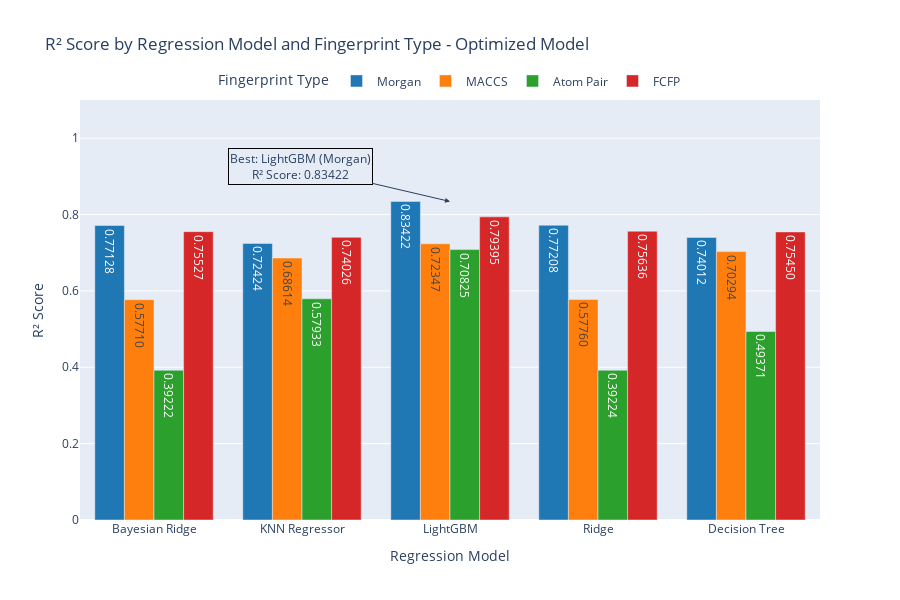
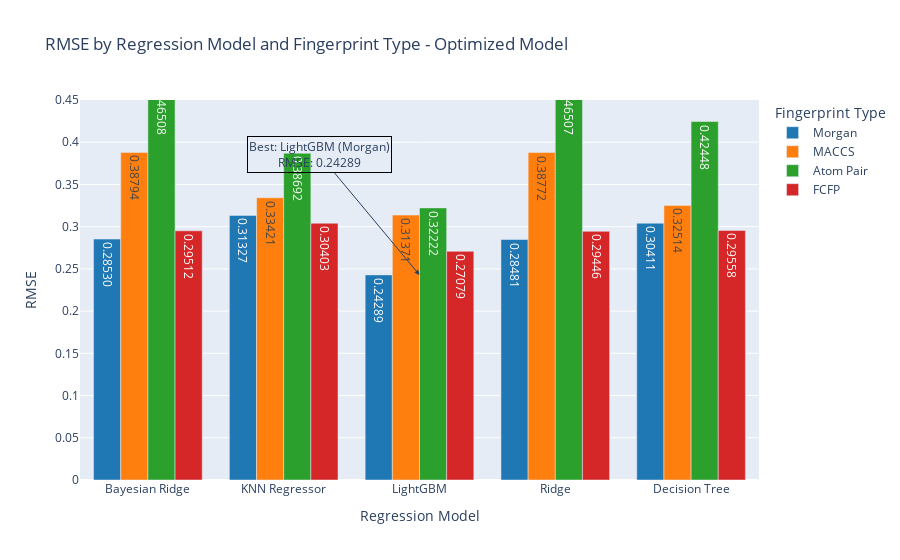
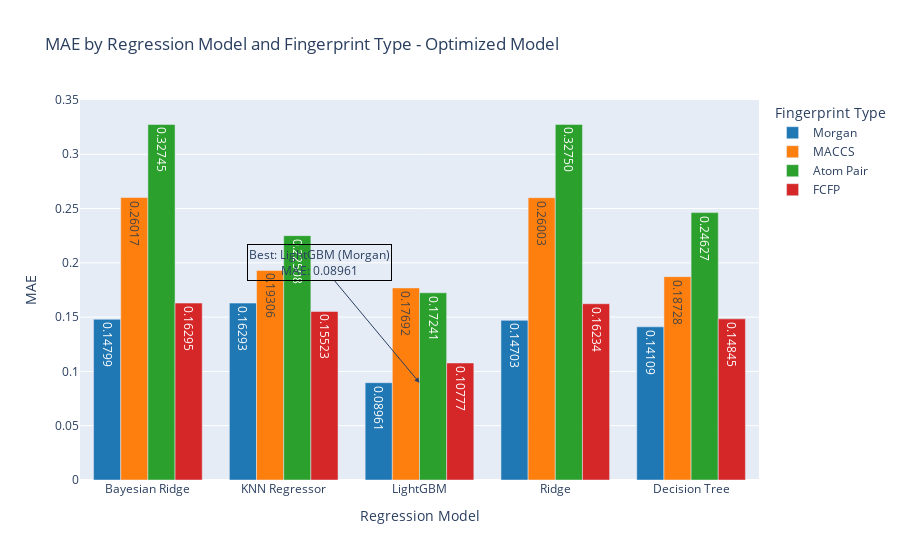

The notebook cell these images were saved under, in order:
### Code cell
import plotly.graph_objects as go
import pandas as pd

# Define colors
colors = ['#1f77b4', '#ff7f0e', '#2ca02c', '#d62728', '#9467bd', '#8c564b']

# Order of regression models
model_order = ['Bayesian Ridge', 'KNN Regressor', 'LightGBM', 'Ridge', 'Decision Tree']

# Find the best combinations for each metric
best_r2 = optimized_results_df.loc[optimized_results_df['R² Score'].idxmax()]
best_rmse = optimized_results_df.loc[optimized_results_df['RMSE'].idxmin()]
best_mae = optimized_results_df.loc[optimized_results_df['MAE'].idxmin()]

# Create traces for R² Score
fig_r2 = go.Figure()
for idx, fingerprint_type in enumerate(optimized_results_df['Fingerprint Type'].unique()):
    subset = optimized_results_df[optimized_results_df['Fingerprint Type'] == fingerprint_type]
    fig_r2.add_trace(go.Bar(
        x=subset['Regression Model'],
        y=subset['R² Score'],
        name=fingerprint_type,
        text=[f'{val:.5f}' for val in subset['R² Score']],
        textposition='inside',
        marker_color=colors[idx % len(colors)],
    ))

fig_r2.update_layout(
    title='R² Score by Regression Model and Fingerprint Type - Optimized Model',
    xaxis_title='Regression Model',
    yaxis_title='R² Score',
    barmode='group',
    yaxis=dict(range=[0, 1.1]),
    legend_title='Fingerprint Type',
    xaxis=dict(categoryorder='array', categoryarray=model_order),
    legend=dict(orientation="h", yanchor="top", y=1.08, xanchor="center", x=0.5),
    width=900, height=600
)

fig_r2.add_annotation(
    x=best_r2['Regression Model'],
    y=best_r2['R² Score'],
    text=f"Best: {best_r2['Regression Model']} ({best_r2['Fingerprint Type']})<br>R² Score: {best_r2['R² Score']:.5f}",
    showarrow=True,
    arrowhead=2,
    ax=-150,
    ay=-35,
    bordercolor="black",
    borderwidth=1
)

# Create traces for RMSE
fig_rmse = go.Figure()
for idx, fingerprint_type in enumerate(optimized_results_df['Fingerprint Type'].unique()):
    subset = optimized_results_df[optimized_results_df['Fingerprint Type'] == fingerprint_type]
    fig_rmse.add_trace(go.Bar(
        x=subset['Regression Model'],
        y=subset['RMSE'],
        name=fingerprint_type,
        text=[f'{val:.5f}' for val in subset['RMSE']],
        textposition='inside',
        marker_color=colors[idx % len(colors)],
    ))

fig_rmse.update_layout(
    title='RMSE by Regression Model and Fingerprint Type - Optimized Model',
    xaxis_title='Regression Model',
    yaxis_title='RMSE',
    barmode='group',
    yaxis=dict(range=[0, 0.45]),
    legend_title='Fingerprint Type',
    xaxis=dict(categoryorder='array', categoryarray=model_order)  # Set the order of models
)

fig_rmse.add_annotation(
    x=best_rmse['Regression Model'],
    y=best_rmse['RMSE'],
    text=f"Best: {best_rmse['Regression Model']} ({best_rmse['Fingerprint Type']})<br>RMSE: {best_rmse['RMSE']:.5f}",
    showarrow=True,
    arrowhead=2,
    ax=-100,
    ay=-120,
    bordercolor="black",
    borderwidth=1
)

# Create traces for MAE
fig_mae = go.Figure()
for idx, fingerprint_type in enumerate(optimized_results_df['Fingerprint Type'].unique()):
    subset = optimized_results_df[optimized_results_df['Fingerprint Type'] == fingerprint_type]
    fig_mae.add_trace(go.Bar(
        x=subset['Regression Model'],
        y=subset['MAE'],
        name=fingerprint_type,
        text=[f'{val:.5f}' for val in subset['MAE']],
        textposition='inside',
        marker_color=colors[idx % len(colors)],
    ))

fig_mae.update_layout(
    title='MAE by Regression Model and Fingerprint Type - Optimized Model',
    xaxis_title='Regression Model',
    yaxis_title='MAE',
    barmode='group',
    yaxis=dict(range=[0, 0.35]),
    legend_title='Fingerprint Type',
    xaxis=dict(categoryorder='array', categoryarray=model_order)  # Set the order of models
)

fig_mae.add_annotation(
    x=best_mae['Regression Model'],
    y=best_mae['MAE'],
    text=f"Best: {best_mae['Regression Model']} ({best_mae['Fingerprint Type']})<br>MAE: {best_mae['MAE']:.5f}",
    showarrow=True,
    arrowhead=2,
    ax=-100,
    ay=-120,
    bordercolor="black",
    borderwidth=1
)

# Show the plots
fig_r2.show()
fig_rmse.show()
fig_mae.show()

### Figure 1 — Plotly figure (JSON) as saved in the notebook; plotly's stock layout.template omitted (floating-point values rounded to 4 significant figures)
{"data": [{"marker": {"color": "#1f77b4"}, "name": "Morgan", "text": ["0.83422", "0.77128", "0.72424", "0.77208", "0.74012"], "textposition": "inside", "type": "bar", "x": ["LightGBM", "Bayesian Ridge", "KNN Regressor", "Ridge", "Decision Tree"], "y": [0.8342, 0.7713, 0.7242, 0.7721, 0.7401]}, {"marker": {"color": "#ff7f0e"}, "name": "MACCS", "text": ["0.72347", "0.57710", "0.68614", "0.57760", "0.70294"], "textposition": "inside", "type": "bar", "x": ["LightGBM", "Bayesian Ridge", "KNN Regressor", "Ridge", "Decision Tree"], "y": [0.7235, 0.5771, 0.6861, 0.5776, 0.7029]}, {"marker": {"color": "#2ca02c"}, "name": "Atom Pair", "text": ["0.70825", "0.39222", "0.57933", "0.39224", "0.49371"], "textposition": "inside", "type": "bar", "x": ["LightGBM", "Bayesian Ridge", "KNN Regressor", "Ridge", "Decision Tree"], "y": [0.7083, 0.3922, 0.5793, 0.3922, 0.4937]}, {"marker": {"color": "#d62728"}, "name": "FCFP", "text": ["0.79395", "0.75527", "0.74026", "0.75636", "0.75450"], "textposition": "inside", "type": "bar", "x": ["LightGBM", "Bayesian Ridge", "KNN Regressor", "Ridge", "Decision Tree"], "y": [0.7939, 0.7553, 0.7403, 0.7564, 0.7545]}], "layout": {"annotations": [{"arrowhead": 2, "ax": -150, "ay": -35, "bordercolor": "black", "borderwidth": 1, "showarrow": true, "text": "Best: LightGBM (Morgan)<br>R² Score: 0.83422", "x": "LightGBM", "y": 0.8342}], "barmode": "group", "height": 600, "legend": {"orientation": "h", "title": {"text": "Fingerprint Type"}, "x": 0.5, "xanchor": "center", "y": 1.08, "yanchor": "top"}, "title": {"text": "R² Score by Regression Model and Fingerprint Type - Optimized Model"}, "width": 900, "xaxis": {"categoryarray": ["Bayesian Ridge", "KNN Regressor", "LightGBM", "Ridge", "Decision Tree"], "categoryorder": "array", "title": {"text": "Regression Model"}}, "yaxis": {"range": [0, 1.1], "title": {"text": "R² Score"}}}}

### Figure 2 — Plotly figure (JSON) as saved in the notebook; plotly's stock layout.template omitted (floating-point values rounded to 4 significant figures)
{"data": [{"marker": {"color": "#1f77b4"}, "name": "Morgan", "text": ["0.24289", "0.28530", "0.31327", "0.28481", "0.30411"], "textposition": "inside", "type": "bar", "x": ["LightGBM", "Bayesian Ridge", "KNN Regressor", "Ridge", "Decision Tree"], "y": [0.2429, 0.2853, 0.3133, 0.2848, 0.3041]}, {"marker": {"color": "#ff7f0e"}, "name": "MACCS", "text": ["0.31371", "0.38794", "0.33421", "0.38772", "0.32514"], "textposition": "inside", "type": "bar", "x": ["LightGBM", "Bayesian Ridge", "KNN Regressor", "Ridge", "Decision Tree"], "y": [0.3137, 0.3879, 0.3342, 0.3877, 0.3251]}, {"marker": {"color": "#2ca02c"}, "name": "Atom Pair", "text": ["0.32222", "0.46508", "0.38692", "0.46507", "0.42448"], "textposition": "inside", "type": "bar", "x": ["LightGBM", "Bayesian Ridge", "KNN Regressor", "Ridge", "Decision Tree"], "y": [0.3222, 0.4651, 0.3869, 0.4651, 0.4245]}, {"marker": {"color": "#d62728"}, "name": "FCFP", "text": ["0.27079", "0.29512", "0.30403", "0.29446", "0.29558"], "textposition": "inside", "type": "bar", "x": ["LightGBM", "Bayesian Ridge", "KNN Regressor", "Ridge", "Decision Tree"], "y": [0.2708, 0.2951, 0.304, 0.2945, 0.2956]}], "layout": {"annotations": [{"arrowhead": 2, "ax": -100, "ay": -120, "bordercolor": "black", "borderwidth": 1, "showarrow": true, "text": "Best: LightGBM (Morgan)<br>RMSE: 0.24289", "x": "LightGBM", "y": 0.2429}], "barmode": "group", "legend": {"title": {"text": "Fingerprint Type"}}, "title": {"text": "RMSE by Regression Model and Fingerprint Type - Optimized Model"}, "xaxis": {"categoryarray": ["Bayesian Ridge", "KNN Regressor", "LightGBM", "Ridge", "Decision Tree"], "categoryorder": "array", "title": {"text": "Regression Model"}}, "yaxis": {"range": [0, 0.45], "title": {"text": "RMSE"}}}}

### Figure 3 — Plotly figure (JSON) as saved in the notebook; plotly's stock layout.template omitted (floating-point values rounded to 4 significant figures)
{"data": [{"marker": {"color": "#1f77b4"}, "name": "Morgan", "text": ["0.08961", "0.14799", "0.16293", "0.14703", "0.14109"], "textposition": "inside", "type": "bar", "x": ["LightGBM", "Bayesian Ridge", "KNN Regressor", "Ridge", "Decision Tree"], "y": [0.08961, 0.148, 0.1629, 0.147, 0.1411]}, {"marker": {"color": "#ff7f0e"}, "name": "MACCS", "text": ["0.17692", "0.26017", "0.19306", "0.26003", "0.18728"], "textposition": "inside", "type": "bar", "x": ["LightGBM", "Bayesian Ridge", "KNN Regressor", "Ridge", "Decision Tree"], "y": [0.1769, 0.2602, 0.1931, 0.26, 0.1873]}, {"marker": {"color": "#2ca02c"}, "name": "Atom Pair", "text": ["0.17241", "0.32745", "0.22508", "0.32750", "0.24627"], "textposition": "inside", "type": "bar", "x": ["LightGBM", "Bayesian Ridge", "KNN Regressor", "Ridge", "Decision Tree"], "y": [0.1724, 0.3274, 0.2251, 0.3275, 0.2463]}, {"marker": {"color": "#d62728"}, "name": "FCFP", "text": ["0.10777", "0.16295", "0.15523", "0.16234", "0.14845"], "textposition": "inside", "type": "bar", "x": ["LightGBM", "Bayesian Ridge", "KNN Regressor", "Ridge", "Decision Tree"], "y": [0.1078, 0.1629, 0.1552, 0.1623, 0.1485]}], "layout": {"annotations": [{"arrowhead": 2, "ax": -100, "ay": -120, "bordercolor": "black", "borderwidth": 1, "showarrow": true, "text": "Best: LightGBM (Morgan)<br>MAE: 0.08961", "x": "LightGBM", "y": 0.08961}], "barmode": "group", "legend": {"title": {"text": "Fingerprint Type"}}, "title": {"text": "MAE by Regression Model and Fingerprint Type - Optimized Model"}, "xaxis": {"categoryarray": ["Bayesian Ridge", "KNN Regressor", "LightGBM", "Ridge", "Decision Tree"], "categoryorder": "array", "title": {"text": "Regression Model"}}, "yaxis": {"range": [0, 0.35], "title": {"text": "MAE"}}}}
